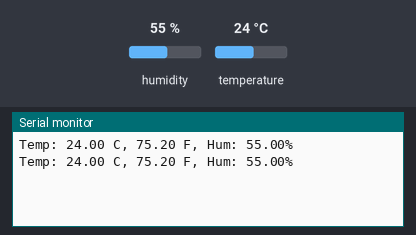
The sketch below on a simulated Arduino Uno, built with avr-gcc and run on an emulated ATmega328P. Shown: the last lines printed to the serial monitor. The test bench sets the inputs (shaded band); at power-on: humidity 55 %, temperature 24 °C.

Above: at 4.8 s.
4.9 s: humidity set to 22 %
At 6.7 s:
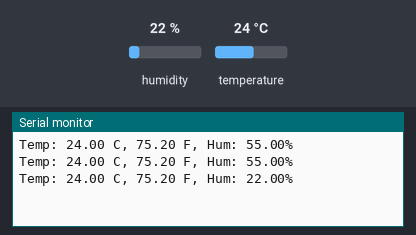
7.9 s: temperature set to 12 °C
At 8.5 s:
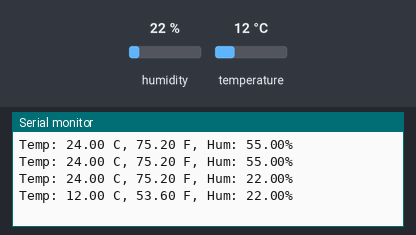
10.9 s: humidity set to 40 %
At 13.2 s:
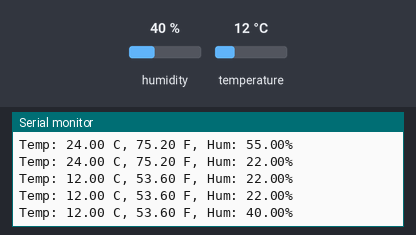
Timing chart, 0 to 14.7 s (numbered marks = the images above; inputs shaded):
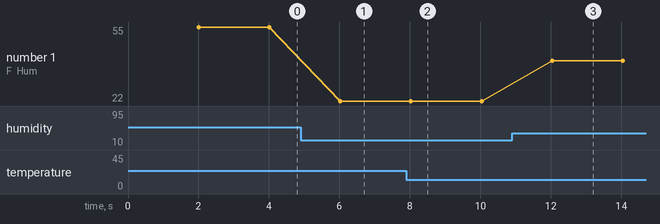

The sketch:

Esp8266v1.ino
```cpp
#include "DHT.h" //biblioteca do DHT11/DHT21/DHT22

#define DPIN 4        //Definindo o pino DHT sensor (GPIO) D2
#define DTYPE DHT22   // usando o DHT22

DHT dht(DPIN,DTYPE); //Juntando os pinos

void setup() { //Ligando a Engine
  Serial.begin(9600);
  dht.begin();
}

void loop() { //loob de input() Aqui tbm estará o método de conexão com o roteador para acesso via firebase
  delay(2000);

  float tc = dht.readTemperature(false);  //temperatura em C
  float tf = dht.readTemperature(true);   //temperatura em F
  float hu = dht.readHumidity();          //Humidade do ar

//Output do serial
  Serial.print("Temp: ");
  Serial.print(tc);
  Serial.print(" C, ");
  Serial.print(tf);
  Serial.print(" F, Hum: ");
  Serial.print(hu);
  Serial.println("%");
}
```

Measured:
- after the input at 4.9 s, the serial monitor: prints a new line after 1.1 s (image 1)
- after the input at 7.9 s, the serial monitor: prints a new line after 0.13 s (image 2)
- after the input at 10.9 s, the serial monitor: prints a new line after 1.1 s (image 3)
- plotted number 1: 55 → 22 after the input at 4.9 s, 22 → 40 after the input at 10.9 s
